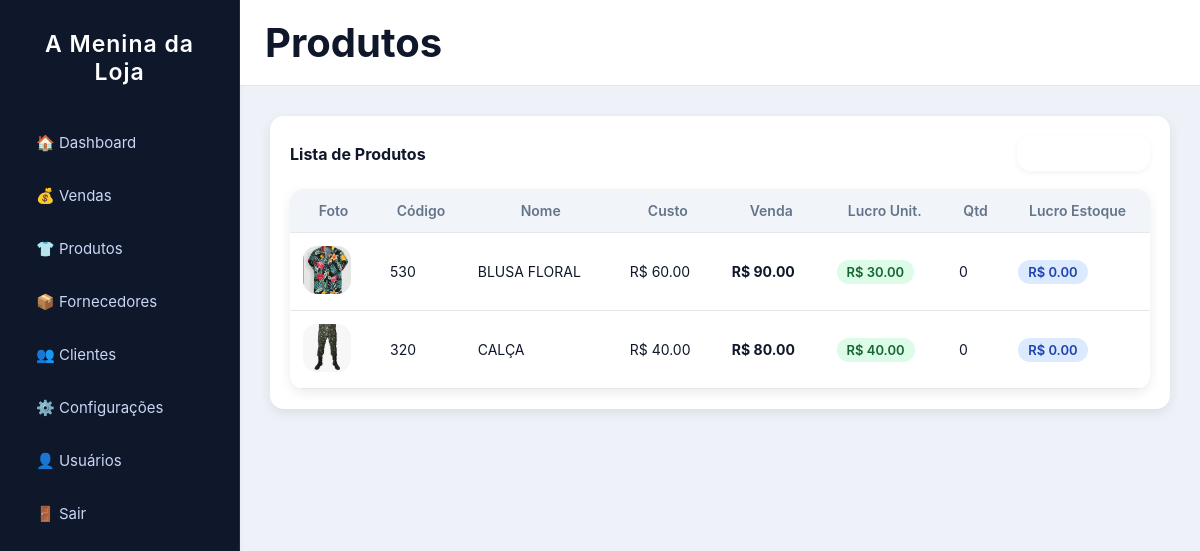
The app's page /produtos (signed in) with its own data.
### app.py (models this page shows)
class Configuracao(db.Model):
    id = db.Column(db.Integer, primary_key=True)
    nome_loja = db.Column(db.String(100), default="A Menina da Loja")
    cor_primaria = db.Column(db.String(7), default="#2563eb")  # hexadecimal
    cor_sucesso = db.Column(db.String(7), default="#16a34a")
    cor_perigo = db.Column(db.String(7), default="#dc2626")

class Produto(db.Model):
    id = db.Column(db.Integer, primary_key=True)
    codigo = db.Column(db.String(30), unique=True, nullable=False)
    nome = db.Column(db.String(100), nullable=False)
    preco_custo = db.Column(db.Float, nullable=False)
    preco_venda = db.Column(db.Float, nullable=False)
    quantidade = db.Column(db.Integer, nullable=False)
    imagem = db.Column(db.String(200))

### app.py (the view)
@app.route("/produtos")
@login_required
def listar_produtos():
    return render_template(
        "produtos.html",
        produtos=Produto.query.all()
    )

### app.py (called while the page is built)
@login_manager.user_loader
def load_user(user_id):
    return Usuario.query.get(int(user_id))

@app.context_processor
def inject_config():
    config = Configuracao.query.first()
    return dict(config=config)

### templates/produtos.html (shortened to what this page needs)
{% extends "base.html" %}
{% block header %}Produtos{% endblock %}
{% block content %}
<div class="card">
    <div class="topo-card">
        <strong>Lista de Produtos</strong>
        <a href="{{ url_for('novo_produto') }}" class="btn-primary">
        </a>
    </div>
    {% if produtos %}
    <table class="tabela-vendas">
        <thead>
            <tr>
                <th>Foto</th>
                <th>Código</th>
                <th>Nome</th>
                <th>Custo</th>
                <th>Venda</th>
                <th>Lucro Unit.</th>
                <th>Qtd</th>
                <th>Lucro Estoque</th>
            </tr>
        </thead>
        <tbody>
            {% for p in produtos %}
                {% set lucro_unit = p.preco_venda - p.preco_custo %}
                {% set lucro_total = lucro_unit * p.quantidade %}
                <tr>
                    <td class="foto-produto">
                        {% if p.imagem %}
                            <a href="{{ url_for('static', filename='uploads/' ~ p.imagem) }}" target="_blank">
                                <img src="{{ url_for('static', filename='uploads/' ~ p.imagem) }}">
                            </a>
                        {% else %}
                            —
                        {% endif %}
                    </td>
                    <td>{{ p.codigo }}</td>
                    <td>{{ p.nome }}</td>
                    <td>R$ {{ "%.2f"|format(p.preco_custo) }}</td>
                    <td>
                        <strong>R$ {{ "%.2f"|format(p.preco_venda) }}</strong>
                    </td>
                    <td>
                        <span class="lucro-badge verde">
                            R$ {{ "%.2f"|format(lucro_unit) }}
                        </span>
                    </td>
                    <td>{{ p.quantidade }}</td>
                    <td>
                        <span class="lucro-badge azul">
                            R$ {{ "%.2f"|format(lucro_total) }}
                        </span>
                    </td>
                </tr>
            {% endfor %}
        </tbody>
    </table>
    {% else %}
        <p style="margin-top:10px;">Nenhum produto cadastrado.</p>
    {% endif %}
</div>
{% endblock %}

### templates/base.html (shortened to what this page needs)
<!DOCTYPE html>
<html lang="pt-br">
<head>
    <link rel="stylesheet" href="{{ url_for('static', filename='style.css') }}">
</head>
<body>
<div class="wrapper">
    <aside class="sidebar" id="sidebar">
        <h2 class="logo">
            {{ config.nome_loja }}
        </h2>
        <nav class="menu">
            <a href="{{ url_for('dashboard') }}">🏠 Dashboard</a>
            <a href="{{ url_for('listar_vendas') }}">💰 Vendas</a>
            <a href="{{ url_for('listar_produtos') }}">👕 Produtos</a>
            <a href="#">📦 Fornecedores</a>
            <a href="#">👥 Clientes</a>
            <a href="{{ url_for('configuracoes') }}">⚙️ Configurações</a>
            <a href="{{ url_for('configuracoes_usuarios') }}">👤 Usuários</a>
        </nav>
        <a class="logout" href="{{ url_for('logout') }}">🚪 Sair</a>
    </aside>
    <main class="main">
        <header class="topbar">
            <h1>{% block header %}{% endblock %}</h1>
        </header>
        <section class="content">
            {% block content %}{% endblock %}
        </section>
    </main>
</div>
</body>
</html>

### static/style.css (style rules this page uses)
* { margin: 0; padding: 0; box-sizing: border-box; font-family: "Inter", system-ui, -apple-system, BlinkMacSystemFont, sans-serif; -webkit-font-smoothing: antialiased; }
:root { --bg: #eef1f7; --sidebar: #0f172a; --sidebar-hover: #1e293b; --primary: #2563eb; --primary-light: #3b82f6; --success: #16a34a; --danger: #dc2626; --text: #0f172a; --muted: #64748b; --card: #ffffff; --border: #e5e7eb; --shadow-card: 0 4px 12px rgba(0,0,0,0.08); --shadow-soft: 0 2px 6px rgba(0,0,0,0.05); --radius: 14px; --transition: 0.25s ease; }
body { background: var(--bg); color: var(--text); transition: background var(--transition); }
.wrapper { display: flex; min-height: 100vh; overflow-x: hidden; }
.sidebar { width: 240px; background: var(--sidebar); color: #fff; padding: 30px 22px; display: flex; flex-direction: column; border-right: 1px solid rgba(255,255,255,0.08); box-shadow: var(--shadow-soft); transition: var(--transition); }
.sidebar h2 { text-align: center; margin-bottom: 35px; font-size: 23px; letter-spacing: 1px; font-weight: 600; }
.sidebar a { color: #cbd5f5; text-decoration: none; padding: 12px 14px; border-radius: var(--radius); margin-bottom: 10px; display: flex; align-items: center; gap: 10px; font-size: 15px; transition: var(--transition); }
.main { flex: 1; display: flex; flex-direction: column; transition: var(--transition); }
.topbar { background: #fff; padding: 18px 25px; border-bottom: 1px solid var(--border); font-size: 21px; font-weight: 600; position: sticky; top: 0; z-index: 10; }
.content { padding: 30px; }
.card { background: var(--card); border-radius: var(--radius); padding: 20px; box-shadow: var(--shadow-card); transition: var(--transition); }
button, .btn-primary { border-radius: var(--radius); font-size: 14px; font-weight: 500; padding: 11px 18px; transition: var(--transition); cursor: pointer; box-shadow: var(--shadow-soft); }
.btn-primary { text-decoration: none; color: #fff; display: inline-block; padding: 9px 14px; }
table { width: 100%; border-collapse: collapse; border-radius: var(--radius); overflow: hidden; box-shadow: var(--shadow-card); background: #fff; }
table th, table td { padding: 13px; border-bottom: 1px solid var(--border); font-size: 14px; }
table th { background: #f1f5f9; color: var(--muted); font-weight: 600; }
.topo-card { display: flex; justify-content: space-between; align-items: center; margin-bottom: 18px; }
.foto-produto img { width: 48px; height: 48px; border-radius: var(--radius); object-fit: cover; transition: var(--transition); }
.lucro-badge { padding: 4px 10px; border-radius: 20px; font-size: 13px; font-weight: 600; }
.lucro-badge.verde { background: #dcfce7; color: #166534; }
.lucro-badge.azul { background: #dbeafe; color: #1e40af; }

### records on screen
Configuracao: nome_loja "A Menina da Loja"
Produto: imagem (picture), codigo "530", nome "BLUSA FLORAL", preco_custo "60.00", preco_venda "90.00", lucro_unit "30.00", quantidade "0", quantidade "0.00"
Produto: imagem (picture), codigo "320", nome "CALÇA", preco_custo "40.00", preco_venda "80.00", quantidade "0", quantidade "0.00"
